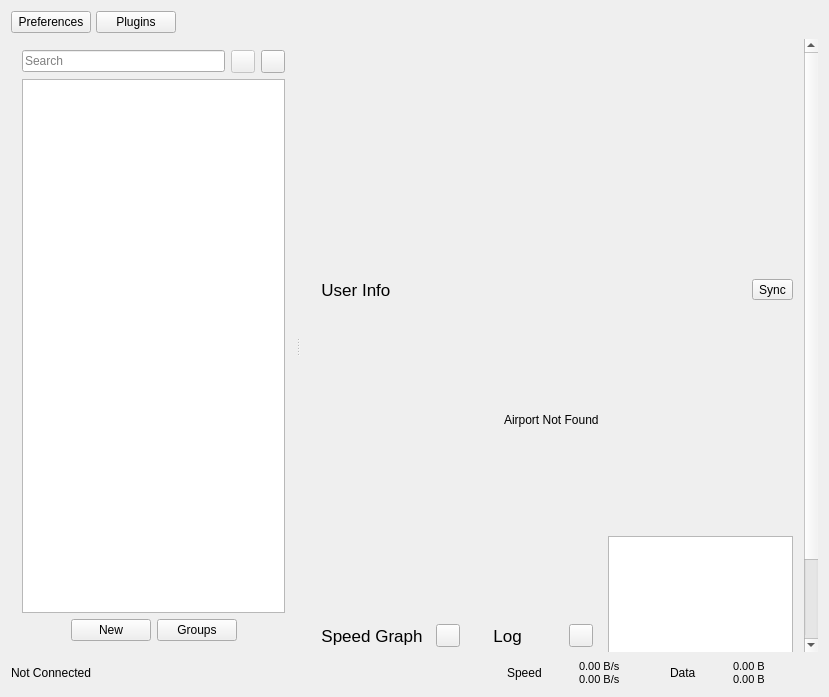
<?xml version="1.0" encoding="UTF-8"?>
<ui version="4.0">
 <class>MainWindow</class>
 <widget class="QMainWindow" name="MainWindow">
  <property name="geometry">
   <rect>
    <x>0</x>
    <y>0</y>
    <width>829</width>
    <height>697</height>
   </rect>
  </property>
  <property name="minimumSize">
   <size>
    <width>790</width>
    <height>600</height>
   </size>
  </property>
  <property name="windowTitle">
   <string>Qv2ray</string>
  </property>
  <widget class="QWidget" name="centralWidget">
   <layout class="QVBoxLayout" name="verticalLayout_2" stretch="0,1,0">
    <item>
     <layout class="QHBoxLayout" name="horizontalLayout" stretch="0,0,0">
      <property name="spacing">
       <number>5</number>
      </property>
      <item>
       <widget class="QPushButton" name="preferencesBtn">
        <property name="text">
         <string>Preferences</string>
        </property>
       </widget>
      </item>
      <item>
       <widget class="QPushButton" name="pluginsBtn">
        <property name="text">
         <string>Plugins</string>
        </property>
       </widget>
      </item>
      <item>
       <spacer name="horizontalSpacer">
        <property name="orientation">
         <enum>Qt::Horizontal</enum>
        </property>
        <property name="sizeType">
         <enum>QSizePolicy::Expanding</enum>
        </property>
        <property name="sizeHint" stdset="0">
         <size>
          <width>0</width>
          <height>0</height>
         </size>
        </property>
       </spacer>
      </item>
     </layout>
    </item>
    <item>
     <widget class="QSplitter" name="splitter">
      <property name="orientation">
       <enum>Qt::Horizontal</enum>
      </property>
      <property name="opaqueResize">
       <bool>true</bool>
      </property>
      <widget class="QWidget" name="leftWidget" native="true">
       <layout class="QVBoxLayout" name="verticalLayout">
        <item>
         <layout class="QHBoxLayout" name="horizontalLayout_6">
          <item>
           <widget class="QLineEdit" name="connectionFilterTxt">
            <property name="placeholderText">
             <string>Search</string>
            </property>
            <property name="clearButtonEnabled">
             <bool>true</bool>
            </property>
           </widget>
          </item>
          <item>
           <widget class="QToolButton" name="locateBtn">
            <property name="enabled">
             <bool>false</bool>
            </property>
            <property name="toolTip">
             <string>Locate Current Connection</string>
            </property>
            <property name="text">
             <string/>
            </property>
            <property name="icon">
             <iconset resource="../../../resources.qrc">
              <normaloff>:/assets/icons/ui_light/locate.png</normaloff>:/assets/icons/ui_light/locate.png</iconset>
            </property>
           </widget>
          </item>
          <item>
           <widget class="QToolButton" name="sortBtn">
            <property name="toolTip">
             <string>Sort</string>
            </property>
            <property name="text">
             <string/>
            </property>
            <property name="icon">
             <iconset resource="../../../resources.qrc">
              <normaloff>:/assets/icons/ui_light/sort.png</normaloff>:/assets/icons/ui_light/sort.png</iconset>
            </property>
            <property name="popupMode">
             <enum>QToolButton::InstantPopup</enum>
            </property>
           </widget>
          </item>
         </layout>
        </item>
        <item>
         <widget class="QTreeWidget" name="connectionListWidget">
          <property name="contextMenuPolicy">
           <enum>Qt::CustomContextMenu</enum>
          </property>
          <property name="editTriggers">
           <set>QAbstractItemView::NoEditTriggers</set>
          </property>
          <property name="selectionMode">
           <enum>QAbstractItemView::ExtendedSelection</enum>
          </property>
          <property name="verticalScrollMode">
           <enum>QAbstractItemView::ScrollPerPixel</enum>
          </property>
          <property name="indentation">
           <number>0</number>
          </property>
          <property name="sortingEnabled">
           <bool>true</bool>
          </property>
          <property name="animated">
           <bool>true</bool>
          </property>
          <property name="allColumnsShowFocus">
           <bool>true</bool>
          </property>
          <property name="headerHidden">
           <bool>true</bool>
          </property>
          <property name="expandsOnDoubleClick">
           <bool>true</bool>
          </property>
          <attribute name="headerShowSortIndicator" stdset="0">
           <bool>false</bool>
          </attribute>
          <column>
           <property name="text">
            <string notr="true">1</string>
           </property>
          </column>
         </widget>
        </item>
        <item>
         <layout class="QHBoxLayout" name="horizontalLayout_3">
          <item>
           <spacer name="horizontalSpacer_3">
            <property name="orientation">
             <enum>Qt::Horizontal</enum>
            </property>
            <property name="sizeHint" stdset="0">
             <size>
              <width>40</width>
              <height>20</height>
             </size>
            </property>
           </spacer>
          </item>
          <item>
           <widget class="QPushButton" name="importConfigButton">
            <property name="toolTip">
             <string>Import Connection</string>
            </property>
            <property name="text">
             <string>New</string>
            </property>
           </widget>
          </item>
          <item>
           <widget class="QPushButton" name="subsButton">
            <property name="text">
             <string>Groups</string>
            </property>
           </widget>
          </item>
          <item>
           <spacer name="horizontalSpacer_2">
            <property name="orientation">
             <enum>Qt::Horizontal</enum>
            </property>
            <property name="sizeHint" stdset="0">
             <size>
              <width>40</width>
              <height>20</height>
             </size>
            </property>
           </spacer>
          </item>
         </layout>
        </item>
       </layout>
      </widget>
      <widget class="QScrollArea" name="scrollArea">
       <property name="frameShape">
        <enum>QFrame::NoFrame</enum>
       </property>
       <property name="widgetResizable">
        <bool>true</bool>
       </property>
       <widget class="QWidget" name="scrollAreaWidgetContents">
        <property name="geometry">
         <rect>
          <x>0</x>
          <y>0</y>
          <width>463</width>
          <height>979</height>
         </rect>
        </property>
        <layout class="QVBoxLayout" name="verticalLayout_4" stretch="0,1">
         <item>
          <widget class="QFrame" name="connectionInfoFrame">
           <property name="sizePolicy">
            <sizepolicy hsizetype="Expanding" vsizetype="Expanding">
             <horstretch>0</horstretch>
             <verstretch>0</verstretch>
            </sizepolicy>
           </property>
           <property name="minimumSize">
            <size>
             <width>0</width>
             <height>220</height>
            </size>
           </property>
           <layout class="QGridLayout" name="connectionInfoLayout">
            <property name="leftMargin">
             <number>0</number>
            </property>
            <property name="topMargin">
             <number>0</number>
            </property>
            <property name="rightMargin">
             <number>0</number>
            </property>
            <property name="bottomMargin">
             <number>0</number>
            </property>
           </layout>
          </widget>
         </item>
         <item>
          <layout class="QHBoxLayout" name="horizontalLayout_6">
           <item>
            <widget class="QPushButton" name="userInfoBtn">
             <property name="font">
              <font>
               <pointsize>13</pointsize>
              </font>
             </property>
             <property name="focusPolicy">
              <enum>Qt::NoFocus</enum>
             </property>
             <property name="toolTip">
              <string>Click to toggle show/hide</string>
             </property>
             <property name="styleSheet">
              <string notr="true">Text-align:left;</string>
             </property>
             <property name="text">
              <string>  User Info</string>
             </property>
             <property name="flat">
              <bool>true</bool>
             </property>
            </widget>
           </item>
           <item>
            <widget class="QToolButton" name="infoSyncBtn">
             <property name="text">
              <string>Sync</string>
             </property>
             <property name="icon">
              <iconset theme="sync" resource="../../../resources.qrc">
               <normaloff>:/assets/icons/ui_light/connect.png</normaloff>:/assets/icons/ui_light/connect.png</iconset>
             </property>
            </widget>
           </item>
          </layout>
         </item>
         <item>
          <layout class="QGridLayout" name="userInfoLayout">
           <item row="0" column="0" alignment="Qt::AlignHCenter">
            <widget class="QLabel" name="userInfoBrowser">
             <property name="minimumSize">
              <size>
               <width>0</width>
               <height>220</height>
              </size>
             </property>
             <property name="text">
              <string>Airport Not Found</string>
             </property>
            </widget>
           </item>
          </layout>
         </item>
         <item>
          <layout class="QHBoxLayout" name="horizontalLayout_5">
           <item>
            <layout class="QHBoxLayout" name="horizontalLayout_5">
             <item>
              <widget class="QPushButton" name="chartVisibilityBtn">
               <property name="font">
                <font>
                 <pointsize>13</pointsize>
                </font>
               </property>
               <property name="focusPolicy">
                <enum>Qt::NoFocus</enum>
               </property>
               <property name="toolTip">
                <string>Click to toggle show/hide</string>
               </property>
               <property name="styleSheet">
                <string notr="true">Text-align:left;</string>
               </property>
               <property name="text">
                <string>  Speed Graph</string>
               </property>
               <property name="flat">
                <bool>true</bool>
               </property>
              </widget>
             </item>
             <item>
              <widget class="QToolButton" name="clearChartBtn">
               <property name="toolTip">
                <string>Clear chart data</string>
               </property>
               <property name="text">
                <string/>
               </property>
               <property name="icon">
                <iconset resource="../../../resources.qrc">
                 <normaloff>:/assets/icons/ui_light/delete.png</normaloff>:/assets/icons/ui_light/delete.png</iconset>
               </property>
              </widget>
             </item>
            </layout>
           </item>
           <item>
            <widget class="QWidget" name="speedChartHolderWidget" native="true">
             <property name="sizePolicy">
              <sizepolicy hsizetype="Expanding" vsizetype="Expanding">
               <horstretch>0</horstretch>
               <verstretch>0</verstretch>
              </sizepolicy>
             </property>
             <property name="minimumSize">
              <size>
               <width>0</width>
               <height>200</height>
              </size>
             </property>
             <layout class="QGridLayout" name="speedChart">
              <property name="topMargin">
               <number>0</number>
              </property>
              <property name="rightMargin">
               <number>0</number>
              </property>
              <property name="bottomMargin">
               <number>0</number>
              </property>
             </layout>
            </widget>
           </item>
           <item>
            <layout class="QHBoxLayout" name="horizontalLayout_4">
             <item>
              <widget class="QPushButton" name="logVisibilityBtn">
               <property name="font">
                <font>
                 <pointsize>13</pointsize>
                </font>
               </property>
               <property name="focusPolicy">
                <enum>Qt::NoFocus</enum>
               </property>
               <property name="toolTip">
                <string>Click to toggle show/hide</string>
               </property>
               <property name="styleSheet">
                <string notr="true">Text-align:left;</string>
               </property>
               <property name="text">
                <string>  Log</string>
               </property>
               <property name="flat">
                <bool>true</bool>
               </property>
              </widget>
             </item>
             <item>
              <widget class="QToolButton" name="clearlogButton">
               <property name="toolTip">
                <string>Clear log</string>
               </property>
               <property name="text">
                <string/>
               </property>
               <property name="icon">
                <iconset resource="../../../resources.qrc">
                 <normaloff>:/assets/icons/ui_light/delete.png</normaloff>:/assets/icons/ui_light/delete.png</iconset>
               </property>
              </widget>
             </item>
            </layout>
           </item>
           <item>
            <layout class="QGridLayout" name="gridLayout">
             <property name="leftMargin">
              <number>9</number>
             </property>
             <item row="0" column="0">
              <widget class="QTextBrowser" name="masterLogBrowser">
               <property name="minimumSize">
                <size>
                 <width>0</width>
                 <height>200</height>
                </size>
               </property>
               <property name="font">
                <font>
                 <pointsize>9</pointsize>
                </font>
               </property>
               <property name="contextMenuPolicy">
                <enum>Qt::CustomContextMenu</enum>
               </property>
               <property name="lineWrapMode">
                <enum>QTextEdit::NoWrap</enum>
               </property>
              </widget>
             </item>
            </layout>
           </item>
          </layout>
         </item>
        </layout>
       </widget>
      </widget>
     </widget>
    </item>
    <item>
     <layout class="QHBoxLayout" name="horizontalLayout_2">
      <property name="topMargin">
       <number>2</number>
      </property>
      <item>
       <widget class="QLabel" name="connetionStatusLabel">
        <property name="minimumSize">
         <size>
          <width>300</width>
          <height>0</height>
         </size>
        </property>
        <property name="text">
         <string>Not Connected</string>
        </property>
       </widget>
      </item>
      <item>
       <spacer name="horizontalSpacer_5">
        <property name="orientation">
         <enum>Qt::Horizontal</enum>
        </property>
        <property name="sizeHint" stdset="0">
         <size>
          <width>40</width>
          <height>20</height>
         </size>
        </property>
       </spacer>
      </item>
      <item>
       <widget class="QLabel" name="label_5">
        <property name="text">
         <string>Speed</string>
        </property>
       </widget>
      </item>
      <item>
       <widget class="QWidget" name="updownImageBox" native="true">
        <property name="sizePolicy">
         <sizepolicy hsizetype="Fixed" vsizetype="Fixed">
          <horstretch>32</horstretch>
          <verstretch>32</verstretch>
         </sizepolicy>
        </property>
        <property name="minimumSize">
         <size>
          <width>25</width>
          <height>25</height>
         </size>
        </property>
       </widget>
      </item>
      <item>
       <widget class="QLabel" name="netspeedLabel">
        <property name="minimumSize">
         <size>
          <width>85</width>
          <height>0</height>
         </size>
        </property>
        <property name="font">
         <font>
          <pointsize>8</pointsize>
         </font>
        </property>
        <property name="toolTip">
         <string>Upload/Download speed</string>
        </property>
        <property name="text">
         <string>0.00 B/s
0.00 B/s</string>
        </property>
       </widget>
      </item>
      <item>
       <widget class="QLabel" name="label_6">
        <property name="sizePolicy">
         <sizepolicy hsizetype="Minimum" vsizetype="Minimum">
          <horstretch>0</horstretch>
          <verstretch>0</verstretch>
         </sizepolicy>
        </property>
        <property name="minimumSize">
         <size>
          <width>0</width>
          <height>0</height>
         </size>
        </property>
        <property name="text">
         <string>Data</string>
        </property>
       </widget>
      </item>
      <item>
       <widget class="QWidget" name="updownImageBox_2" native="true">
        <property name="sizePolicy">
         <sizepolicy hsizetype="Fixed" vsizetype="Fixed">
          <horstretch>32</horstretch>
          <verstretch>32</verstretch>
         </sizepolicy>
        </property>
        <property name="minimumSize">
         <size>
          <width>25</width>
          <height>25</height>
         </size>
        </property>
       </widget>
      </item>
      <item>
       <widget class="QLabel" name="dataamountLabel">
        <property name="minimumSize">
         <size>
          <width>85</width>
          <height>0</height>
         </size>
        </property>
        <property name="font">
         <font>
          <pointsize>8</pointsize>
         </font>
        </property>
        <property name="toolTip">
         <string>Upload/Download Data</string>
        </property>
        <property name="text">
         <string>0.00 B
0.00 B</string>
        </property>
       </widget>
      </item>
     </layout>
    </item>
   </layout>
  </widget>
 </widget>
 <layoutdefault spacing="6" margin="11"/>
 <tabstops>
  <tabstop>connectionListWidget</tabstop>
  <tabstop>importConfigButton</tabstop>
 </tabstops>
 <resources>
  <include location="../../../resources.qrc"/>
 </resources>
 <connections/>
</ui>
